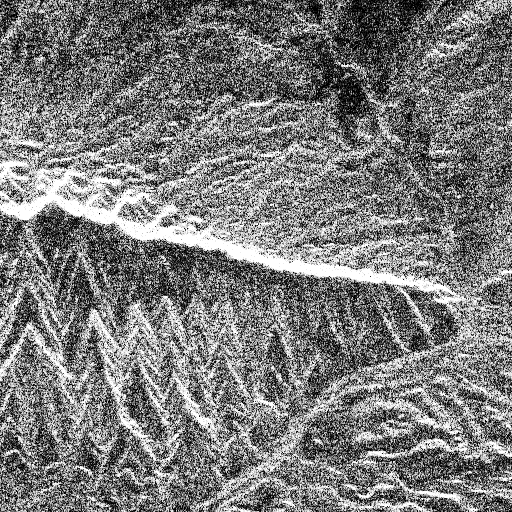
%> input picture Practice3/pinos512.tif, 512 x 512 px
$ octave proof.m   (GNU Octave 9; MATLAB toolbox functions it lacks are replaced by stand-ins)
%> lines starting %> are read from the running program, lines starting %| are printed output that depends on the picture
I = imread('pinos512.tif');
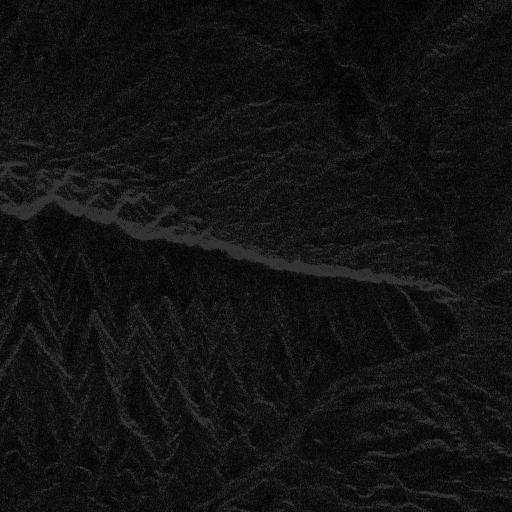
%> I: size 512x512 uint8; min 0, max 54, mean 19

figure("name","Equalized image and its histogram")
subplot(1,2,1)
imshow(I)
subplot(1,2,2)
imhist(I)
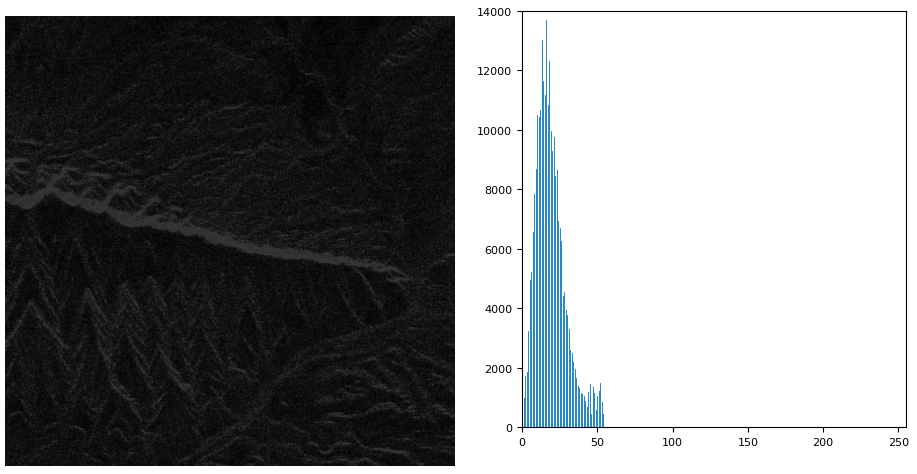
%> figure redrawn from the program's plot data, 2 panels

J = histeq(I);

figure(2)
subplot(1,2,1)
imshow(J)
subplot(1,2,2)
imhist(J)
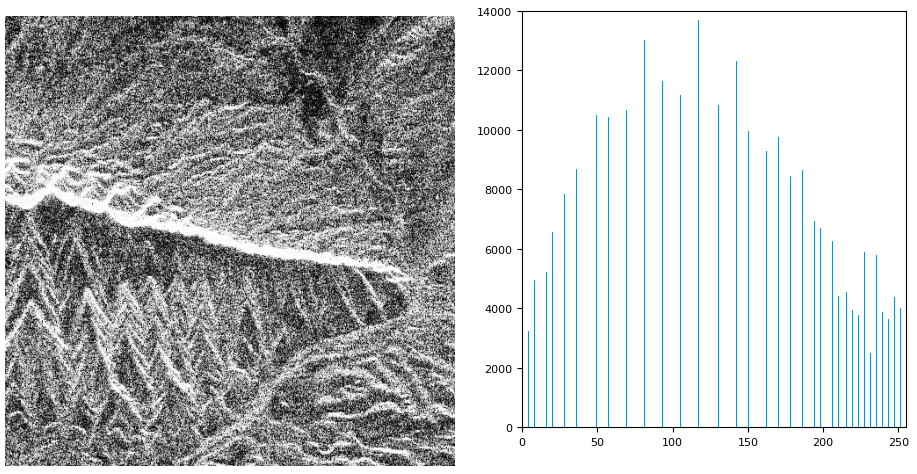
%> figure redrawn from the program's plot data, 2 panels

$ run again, with Practice3/trees256.tif copied over Practice3/pinos512.tif
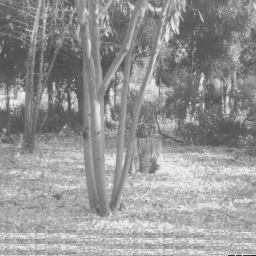
%> input picture Practice3/trees256.tif, 256 x 256 px
%> I is the input picture: size 256x256 uint8; min 50, max 255, mean 149.1
%> `J = histeq(I);`:
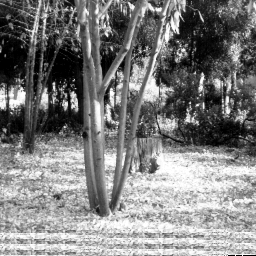
%> J: size 256x256 uint8; min 0, max 255, mean 126.5
%> `imhist(J)`:
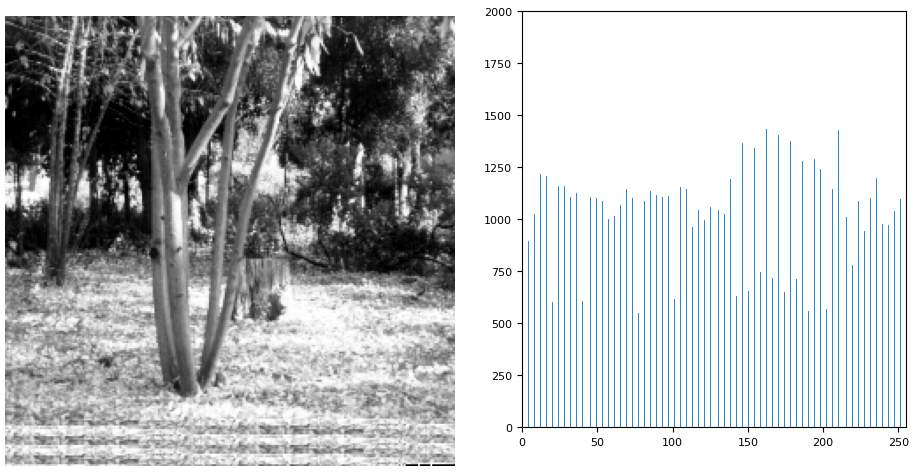
%> figure redrawn from the program's plot data, 2 panels

$ run again, with Practice3/zonaA_b5.tif copied over Practice3/pinos512.tif
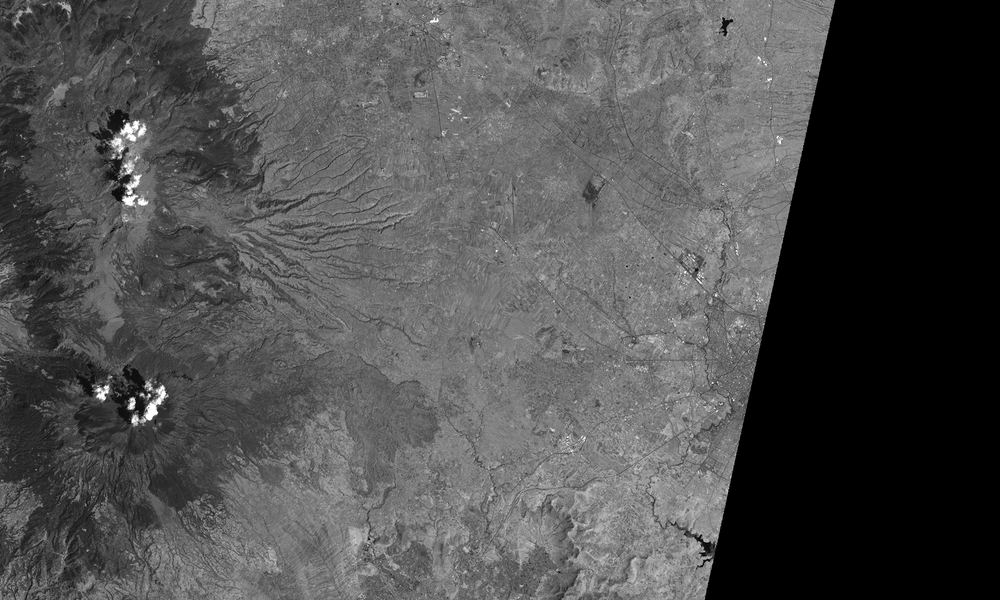
%> input picture Practice3/zonaA_b5.tif, 1000 x 600 px, shrunk from 2500 x 1500 before the run
%> I is the input picture: size 600x1000 uint8; min 0, max 255, mean 79.5
%> `J = histeq(I);`:
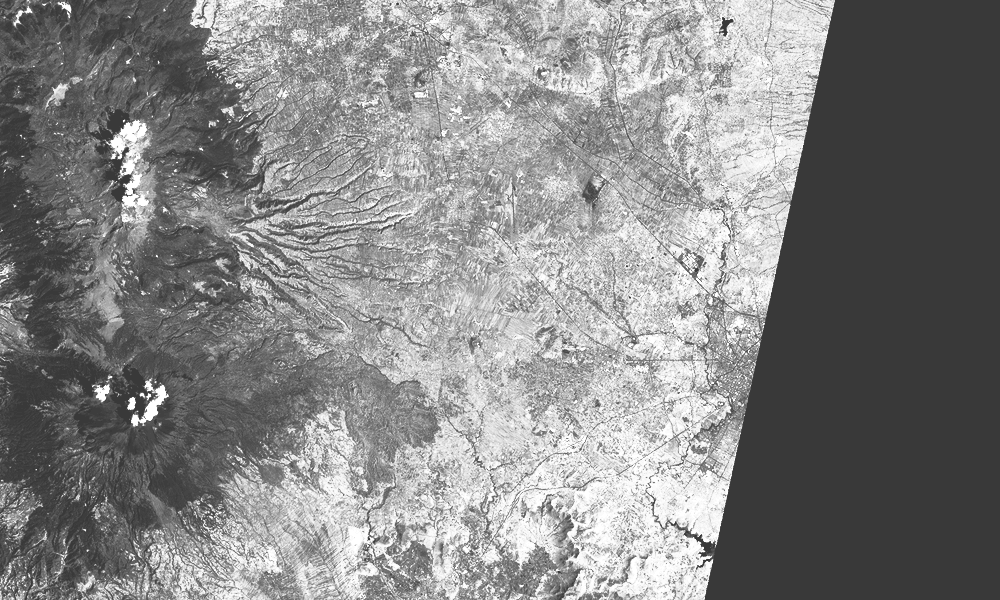
%> J: size 600x1000 uint8; min 57, max 255, mean 133.5
%> `imhist(J)`:
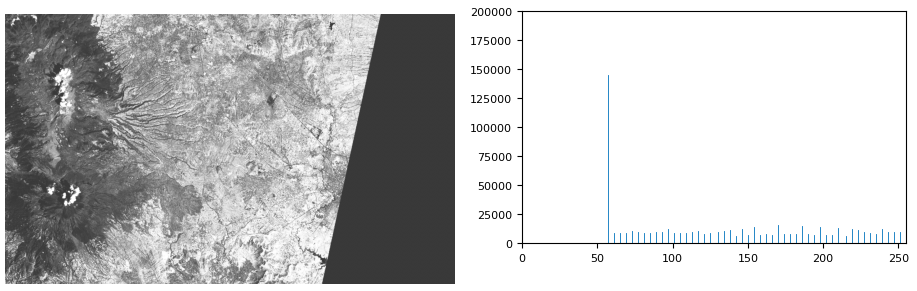
%> figure redrawn from the program's plot data, 2 panels

$ run again, with Practice3/zonaB_b5.tif copied over Practice3/pinos512.tif
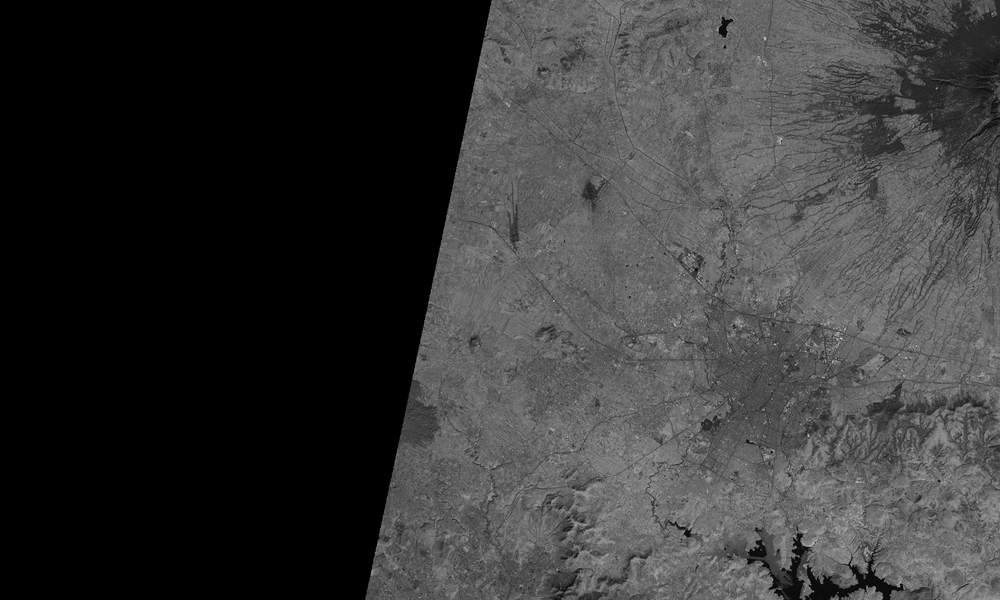
%> input picture Practice3/zonaB_b5.tif, 1000 x 600 px, shrunk from 2500 x 1500 before the run
%> I is the input picture: size 600x1000 uint8; min 0, max 210, mean 54.9
%> `J = histeq(I);`:
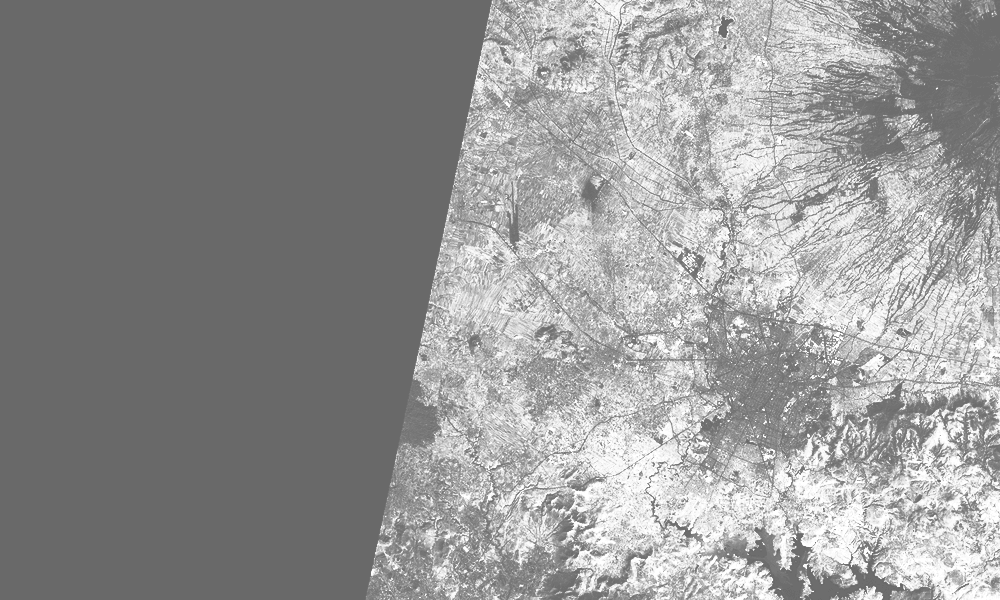
%> J: size 600x1000 uint8; min 105, max 255, mean 149.1
%> `imhist(J)`:
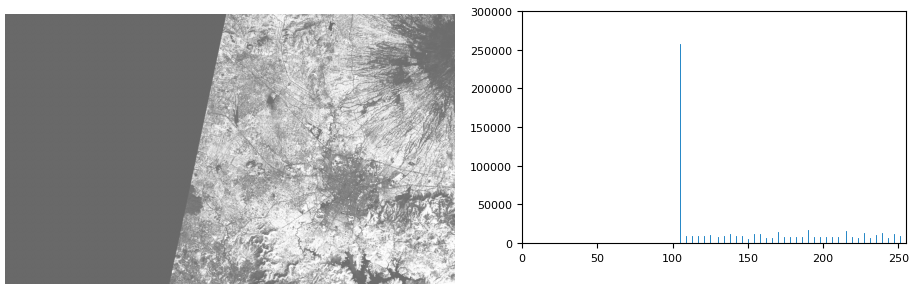
%> figure redrawn from the program's plot data, 2 panels
